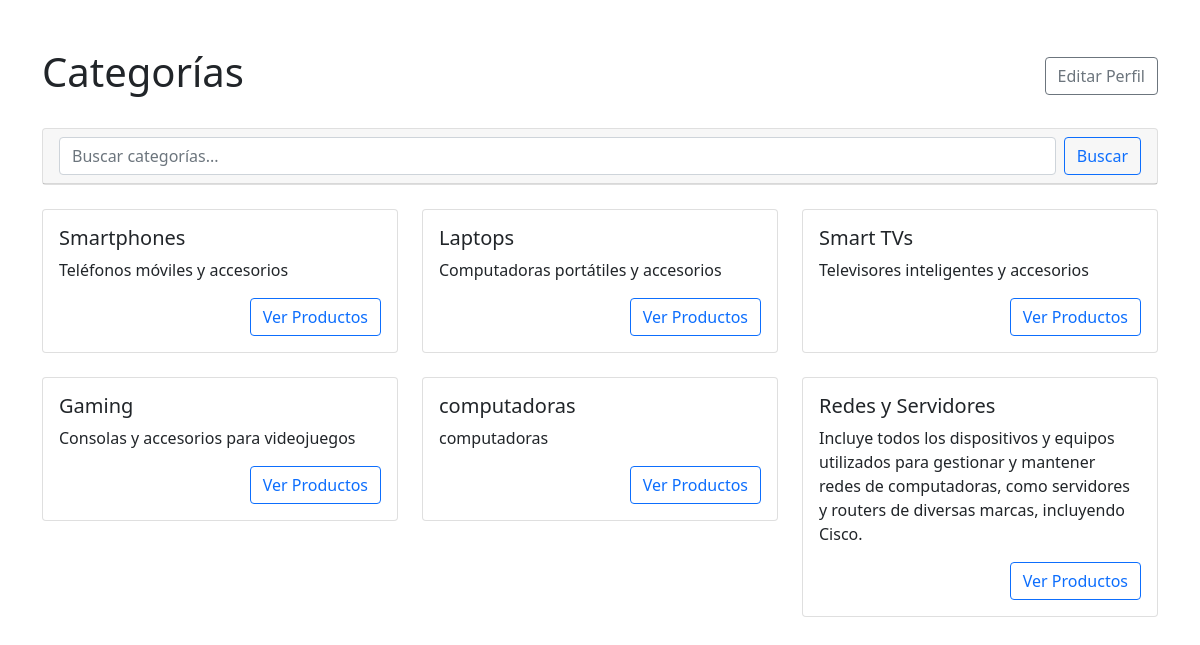
The app's page /categories/user, older data.
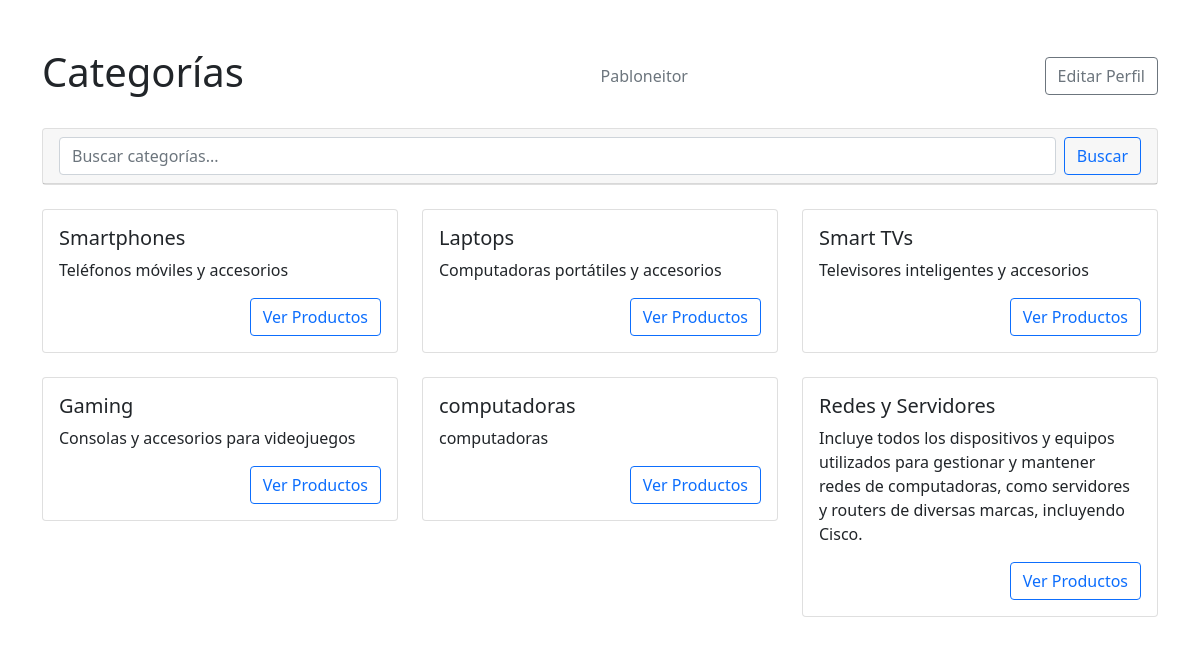
The same page, newer data.
### tables this page shows
CREATE TABLE user_profiles (
                id INTEGER PRIMARY KEY AUTOINCREMENT,
                user_id INTEGER UNIQUE NOT NULL,
                display_name TEXT NOT NULL DEFAULT 'User1',
                description TEXT,
                FOREIGN KEY (user_id) REFERENCES users (id)
            );

### routes/category_routes.py (the view)
@category_bp.route('/categories/user', methods=['GET'])
def list_categories_user():
    try:
        conn = get_db_connection()
        categories = conn.execute('SELECT * FROM categories').fetchall()
        profile = conn.execute('''
            SELECT display_name
            FROM user_profiles
            WHERE user_id = ?
        ''', (1,)).fetchone()
        display_name = profile['display_name'] if profile else 'User1'
        return render_template('category_user.html',
                             categories=categories,
                             display_name=display_name)
    except Exception as e:
        return jsonify({"error": f"Error obteniendo categorías: {str(e)}"}), 500
    finally:
        conn.close()

### models/database.py (called while the page is built)
def get_db_connection():
    conn = sqlite3.connect(DATABASE)
    conn.row_factory = sqlite3.Row
    return conn

### templates/category_user.html (shortened to what this page needs)
<!DOCTYPE html>
<html lang="es">
<head>
    <link href="https://cdn.jsdelivr.net/npm/bootstrap@5.1.3/dist/css/bootstrap.min.css" rel="stylesheet">
</head>
<body>
    <div class="container mt-5">
        <div class="d-flex justify-content-between align-items-center mb-4">
            <h1>Categorías</h1>
            <span class="ms-3 text-muted">{{ display_name }}</span>
                <a href="/profile/edit" class="btn btn-outline-secondary ms-3">
                     Editar Perfil
                </a>
        </div>
        <div class="card mb-4">
            <div class="card-header">
                <form class="d-flex" action="/categories/search" method="GET">
                    <input class="form-control me-2" type="search" placeholder="Buscar categorías..."
                           name="name" value="{{ search_term if search_term else '' }}">
                    <button class="btn btn-outline-primary" type="submit">Buscar</button>
                </form>
            </div>
        </div>
        <div class="row">
            {% if categories %}
                {% for category in categories %}
                <div class="col-md-4 mb-4">
                    <div class="card">
                        <div class="card-body">
                            <h5 class="card-title">{{ category.name }}</h5>
                            <p class="card-text">{{ category.description or 'Sin descripción' }}</p>
                            <div class="d-flex justify-content-end">
                                <a href="/products/{{ category.id }}" class="btn btn-outline-primary">
                                    Ver Productos
                                </a>
                            </div>
                        </div>
                    </div>
                </div>
                {% endfor %}
            {% else %}
                <div class="col-12">
                    <div class="alert alert-info">
                        No se encontraron categorías{% if search_term %} para "{{ search_term }}"{% endif %}.
                    </div>
                </div>
            {% endif %}
        </div>
    </div>
</body>
</html>

Row changes from the older to the newer data that the page shows:
added user_profiles: display_name "Pabloneitor"
